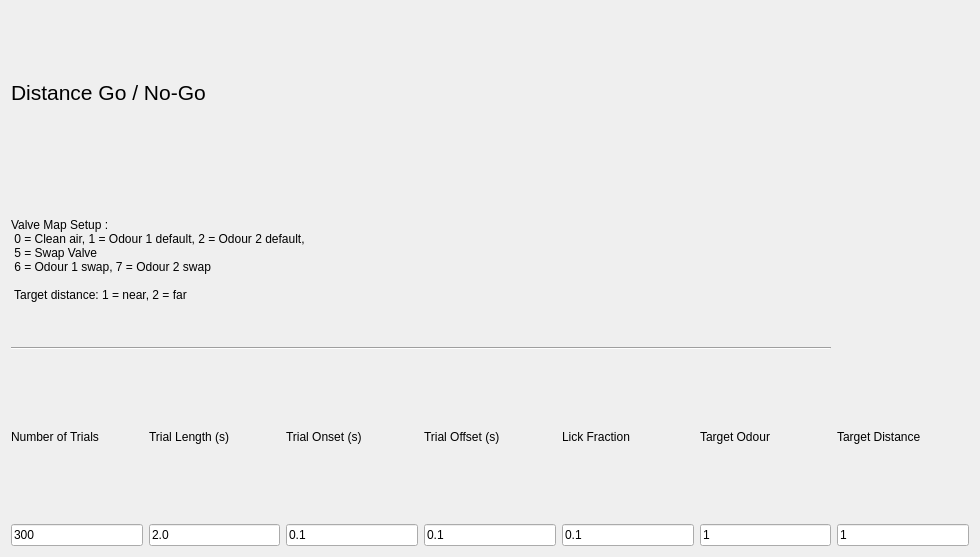
<?xml version="1.0" encoding="UTF-8"?>
<ui version="4.0">
 <class>Form</class>
 <widget class="QWidget" name="Form">
  <property name="geometry">
   <rect>
    <x>0</x>
    <y>0</y>
    <width>980</width>
    <height>557</height>
   </rect>
  </property>
  <property name="windowTitle">
   <string>Form</string>
  </property>
  <layout class="QGridLayout" name="gridLayout">
   <item row="3" column="0" colspan="6">
    <widget class="Line" name="line_2">
     <property name="orientation">
      <enum>Qt::Horizontal</enum>
     </property>
    </widget>
   </item>
   <item row="5" column="2">
    <widget class="QLineEdit" name="onsetEdit">
     <property name="text">
      <string>0.1</string>
     </property>
    </widget>
   </item>
   <item row="4" column="3">
    <widget class="QLabel" name="label_4">
     <property name="text">
      <string>Trial Offset (s)</string>
     </property>
    </widget>
   </item>
   <item row="5" column="1">
    <widget class="QLineEdit" name="trialLengthEdit">
     <property name="text">
      <string>2.0</string>
     </property>
    </widget>
   </item>
   <item row="5" column="3">
    <widget class="QLineEdit" name="offsetEdit">
     <property name="text">
      <string>0.1</string>
     </property>
    </widget>
   </item>
   <item row="0" column="0" colspan="4">
    <widget class="QLabel" name="label_3">
     <property name="font">
      <font>
       <pointsize>16</pointsize>
      </font>
     </property>
     <property name="text">
      <string>Distance Go / No-Go</string>
     </property>
    </widget>
   </item>
   <item row="4" column="2">
    <widget class="QLabel" name="label_2">
     <property name="text">
      <string>Trial Onset (s)</string>
     </property>
    </widget>
   </item>
   <item row="5" column="4">
    <widget class="QLineEdit" name="lickFractionEdit">
     <property name="text">
      <string>0.1</string>
     </property>
    </widget>
   </item>
   <item row="4" column="5">
    <widget class="QLabel" name="label_7">
     <property name="text">
      <string>Target Odour</string>
     </property>
    </widget>
   </item>
   <item row="4" column="4">
    <widget class="QLabel" name="label_6">
     <property name="text">
      <string>Lick Fraction</string>
     </property>
    </widget>
   </item>
   <item row="5" column="0">
    <widget class="QLineEdit" name="nTrialsEdit">
     <property name="text">
      <string>300</string>
     </property>
    </widget>
   </item>
   <item row="4" column="0">
    <widget class="QLabel" name="label">
     <property name="text">
      <string>Number of Trials</string>
     </property>
    </widget>
   </item>
   <item row="2" column="0" colspan="6">
    <widget class="QLabel" name="label_13">
     <property name="text">
      <string>Valve Map Setup : 
 0 = Clean air, 1 = Odour 1 default, 2 = Odour 2 default, 
 5 = Swap Valve 
 6 = Odour 1 swap, 7 = Odour 2 swap 

 Target distance: 1 = near, 2 = far</string>
     </property>
    </widget>
   </item>
   <item row="4" column="1">
    <widget class="QLabel" name="label_5">
     <property name="text">
      <string>Trial Length (s)</string>
     </property>
    </widget>
   </item>
   <item row="4" column="6">
    <widget class="QLabel" name="label_8">
     <property name="text">
      <string>Target Distance</string>
     </property>
    </widget>
   </item>
   <item row="5" column="6">
    <widget class="QLineEdit" name="TargetDistanceEdit">
     <property name="text">
      <string>1</string>
     </property>
    </widget>
   </item>
   <item row="5" column="5">
    <widget class="QLineEdit" name="OdourSelectEdit">
     <property name="text">
      <string>1</string>
     </property>
    </widget>
   </item>
  </layout>
 </widget>
 <resources/>
 <connections/>
</ui>
